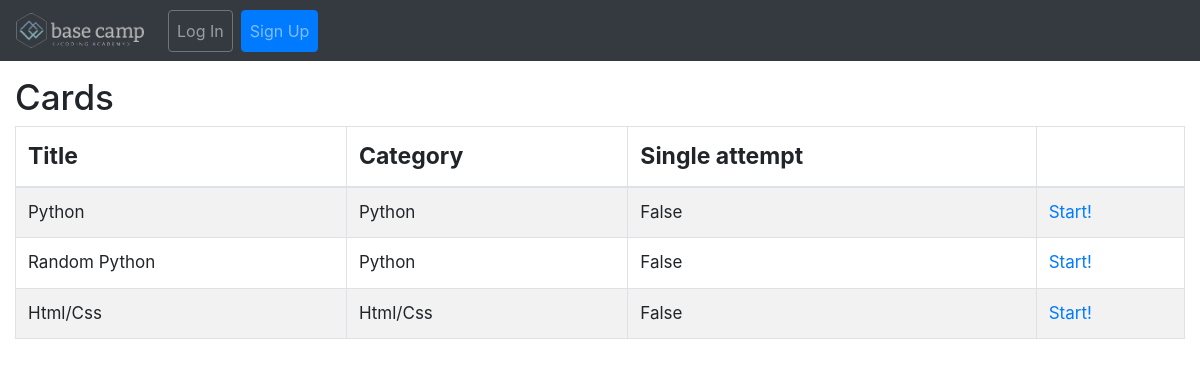
Page /cards/ on the earlier database version.
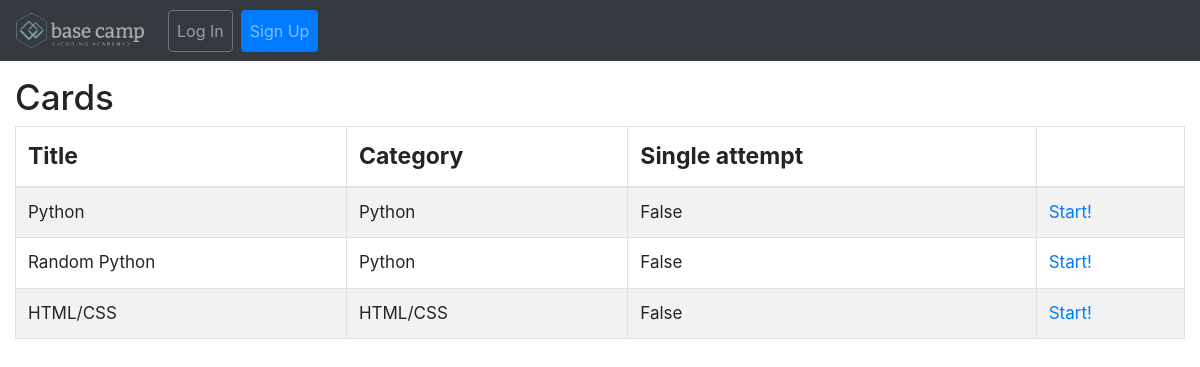
Same page on the later database version.
### cards/models.py (models this page shows, shortened)
class Quiz(models.Model):
    title = models.CharField(verbose_name=_("Title"), max_length=60, blank=False)
    description = models.TextField(
        verbose_name=_("Description"),
        blank=True,
        help_text=_("a description of the quiz"),
    )
    url = models.SlugField(
        max_length=60,
        blank=False,
        help_text=_("a user friendly url"),
        verbose_name=_("user friendly url"),
    )
    category = models.ForeignKey(
        Category,
        null=True,
        blank=True,
        verbose_name=_("Category"),
        on_delete=models.CASCADE,
    )
    random_order = models.BooleanField(
        blank=False,
        default=False,
        verbose_name=_("Random Order"),
        help_text=_(
            "Display the questions in " "a random order or as they " "are set?"
        ),
    )
    max_questions = models.PositiveIntegerField(
        blank=True,
        null=True,
        verbose_name=_("Max Questions"),
        help_text=_("Number of questions to be answered on each attempt."),
    )
    answers_at_end = models.BooleanField(
        blank=False,
        default=False,
        help_text=_(
            "Correct answer is NOT shown after question."
            " Answers displayed at the end."
        ),
        verbose_name=_("Answers at end"),
    )
    exam_paper = models.BooleanField(
        blank=False,
        default=False,
        help_text=_(
            "If yes, the result of each"
            " attempt by a user will be"
            " stored. Necessary for marking."
        ),
        verbose_name=_("Show Previous Attempts"),
    )
    single_attempt = models.BooleanField(
        blank=False,
        default=False,
        help_text=_(
            "If yes, only one attempt by"
            " a user will be permitted."
            " Non users cannot sit this exam."
        ),
        verbose_name=_("Single Attempt"),
    )
    pass_mark = models.SmallIntegerField(
        blank=True,
        default=0,
        verbose_name=_("Pass Mark"),
        help_text=_("Percentage required to pass exam."),
        validators=[MaxValueValidator(100)],
    )
    success_text = models.TextField(
        blank=True,
        help_text=_("Displayed if user passes."),
        verbose_name=_("Success Text"),
    )
    fail_text = models.TextField(
        verbose_name=_("Fail Text"), blank=True, help_text=_("Displayed if user fails.")
    )
    draft = models.BooleanField(
        blank=True,
        default=False,
        verbose_name=_("Draft"),
        help_text=_(
            "If yes, the quiz is not displayed"
            " in the quiz list and can only be"
            " taken by users who can edit"
            " quizzes."
        ),
    )
    class Meta:
        verbose_name = _("Quiz")
        verbose_name_plural = _("Quizzes")

class Category(models.Model):
    category = models.CharField(
        verbose_name=_("Category"), max_length=250, blank=True, unique=True, null=True
    )
    objects = CategoryManager()
    class Meta:
        verbose_name = _("Category")
        verbose_name_plural = _("Categories")
    def __str__(self):
        return self.category

### cards/views.py (the view)
class QuizListView(ListView):
    model = Quiz
    def get_queryset(self):
        queryset = super(QuizListView, self).get_queryset()
        return queryset.filter(draft=False)

### templates/cards/quiz_list.html (shortened to what this page needs)
<!DOCTYPE html>
{% extends 'base.html' %}
{% load i18n %}
{% load card_tags %}
{% block content %}
<div style="padding:15px;">
<h2 style="font-size: 35px;">{% trans "Cards" %}</h2>
    {% if quiz_list %}
		<table class="table table-bordered table-striped">
		  <thead>
			<tr style="font-size: 23px;">
			  <th>{% trans "Title" %}</th>
			  <th>{% trans "Category" %}</th>
			  <th>{% trans "Single attempt" %}</th>
			  <th></th>
			</tr>
		  </thead>
		  <tbody>
        {% for quiz in quiz_list %}
  			<tr style="font-size: 17px;">
			  <td>{{ quiz.title }}</td>
			  <td>{{ quiz.category }}</td>
			  <td>{{ quiz.single_attempt }}</td>
			  <td>
				<a href="{% url 'quiz_start_page' slug=quiz.url %}">
				  {% trans "Start!" %}
				</a>
			  </td>
			</tr>
        {% endfor %}
		  </tbody>
		</table>
	{% else %}
        <p>{% trans "There are no available cards" %}.</p>
    {% endif %}
</div>
{% endblock %}

Differences in the rows shown:
changed Quiz: title "Html/Css" → "HTML/CSS"; category "Html/Css" → "HTML/CSS"
